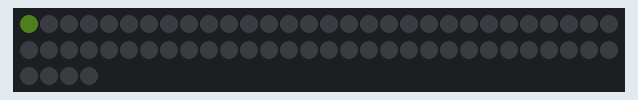
Simulated run of this sketch. Board: Arduino Uno, built with avr-gcc and run on an emulated ATmega328P. Parts: 64 RGB LEDs in strip order, left to right, continuing on the next row. Dim RGB values are drawn brighter than linear; random numbers use the default seed unless the sketch sets one.

Above: at 0.15 s.
At 5.06 s:
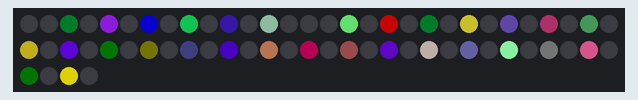
At 9.97 s:
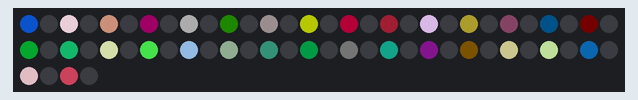
At 19.79 s:
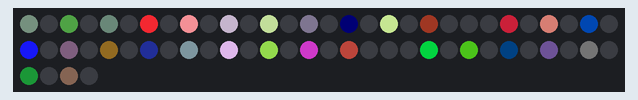
At 29.62 s:
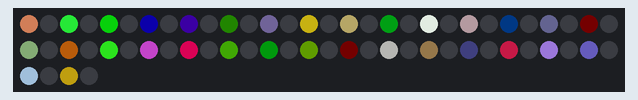
At 39.75 s:
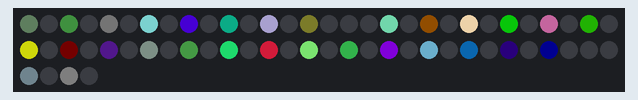

The sketch:

chess.ino
```cpp
// Free RTOS
// #include <Arduino_FreeRTOS.h>
// #include <croutine.h>
// #include <event_groups.h>
// #include <FreeRTOSConfig.h>
// #include <FreeRTOSVariant.h>
// #include <list.h>
// #include <mpu_wrappers.h>
// #include <portable.h>
// #include <portmacro.h>
// #include <projdefs.h>
// #include <queue.h>
// #include <semphr.h>
// #include <StackMacros.h>
// #include <task.h>
// #include <timers.h>

// FastLED
#include <FastLED.h>


#define NUM_LEDS 64
#define DATA_PIN 7
#define CHIPSET     NEOPIXEL

CRGB leds[NUM_LEDS];

static const int boardsquares = 64;
static uint8_t nums[boardsquares];
static uint8_t hues[boardsquares];
static uint8_t sats[boardsquares];
static uint8_t values[boardsquares];

void setup() {
  //Serial.begin(9600);
  FastLED.addLeds<CHIPSET, DATA_PIN>(leds, NUM_LEDS);
  for(int i = 0; i < boardsquares; i = i + 2) {
    nums[i] = i;
    hues[i] = random8();
    sats[i] = random8();
    values[i] = random8();
  }
}

void loop() {
  for(int i = 0; i < boardsquares; i = i + 2) {
    leds[nums[i]] = CHSV(hues[i], sats[i], values[i]);

    if(values[i] == 0) {
      nums[i] = i;
      hues[i] = random8();
      sats[i] = random8();
      values[i] = 255;
    }

    if(values[i] >= 16) {
      values[i] -= 16;
    } else {
      values[i] = 0;
    }

    FastLED.show();
    delay(5);
  }
}
```
